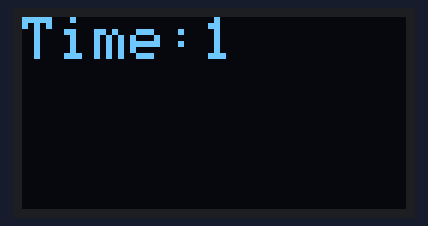
Recording of a sketch running on a simulated Arduino Uno, built with avr-gcc and run on an emulated ATmega328P. On the bench: 128×64 one-colour display.

Above: at 0.1 s.
At 4.1 s:
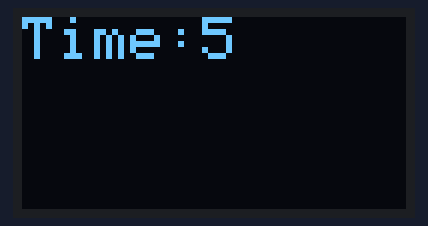
At 9.1 s:
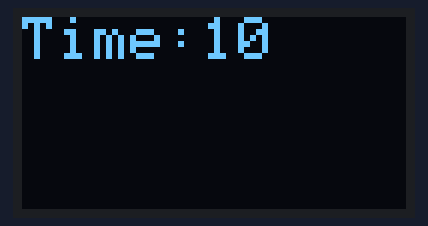
At 19.1 s:
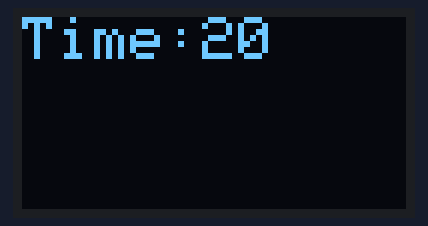
At 28.1 s:
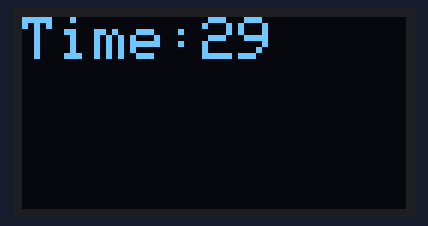
At 38.1 s:
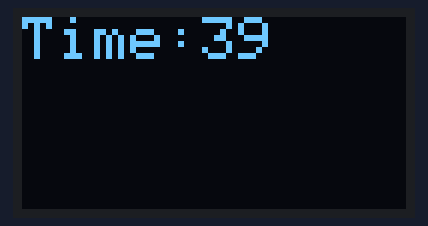

The sketch:

displayTest_lite.ino
```cpp
#include <SPI.h>
#include <Wire.h>
#include <Adafruit_GFX.h>
#include <Adafruit_SSD1306.h>

//Para definir las placas sin reset, se inicializa con -1
#define OLED_RESET -1
Adafruit_SSD1306 display(OLED_RESET);

//Para la corroborar la librería
#if (SSD1306_LCDHEIGHT != 64)
#error("Height incorrect, please fix Adafruit_SSD1306.h!");
#endif

int x = 0;
int size = 1;
void setup() {
  display.begin(SSD1306_SWITCHCAPVCC, 0x3C);  // initialize with the I2C addr 0x3D (for the 128x64)

  //trabaja parecido al lcd, solo que se incluye el tamaño y el color de fuente
  display.clearDisplay();
  display.setTextSize(2);
  display.setTextColor(WHITE);
  display.setCursor(0, 0);

}

void loop() {
  //example1();
  example2(1e3);
}


void example2(int wait) {
  char buff[32];
  int x = 0;
  unsigned long time = 0;
  display.clearDisplay();
  display.print("hello");
  display.display();

  while (1) {
    if (millis()>= time) {
      time = millis() + wait;
      display.clearDisplay();
      display.setCursor(0, 0);
      sprintf(buff, "Time:%u \n" , (x += 1) %= 999);
      display.print(buff);
      display.display();
    }

  }
}

void example1() {
  while (1) {
    display.print(char((x += 1) + 30));
    display.display();
    if (x == 128) {

      display.clearDisplay();
      (size += 1) %= 10;
      display.setTextSize(1);
      display.setTextColor(BLACK, WHITE);
      display.setCursor(display.width() - 8, display.height() - 8);
      display.print(size);
      display.setTextColor(WHITE);
      display.setTextSize(size);
      display.setCursor(0, 0);
      x = 0;
    }
    delay(100);
  }

}
```

Measured:
- what the display in image 0 shows lasts 1.0 s, from 0.1 s to 1.1 s
